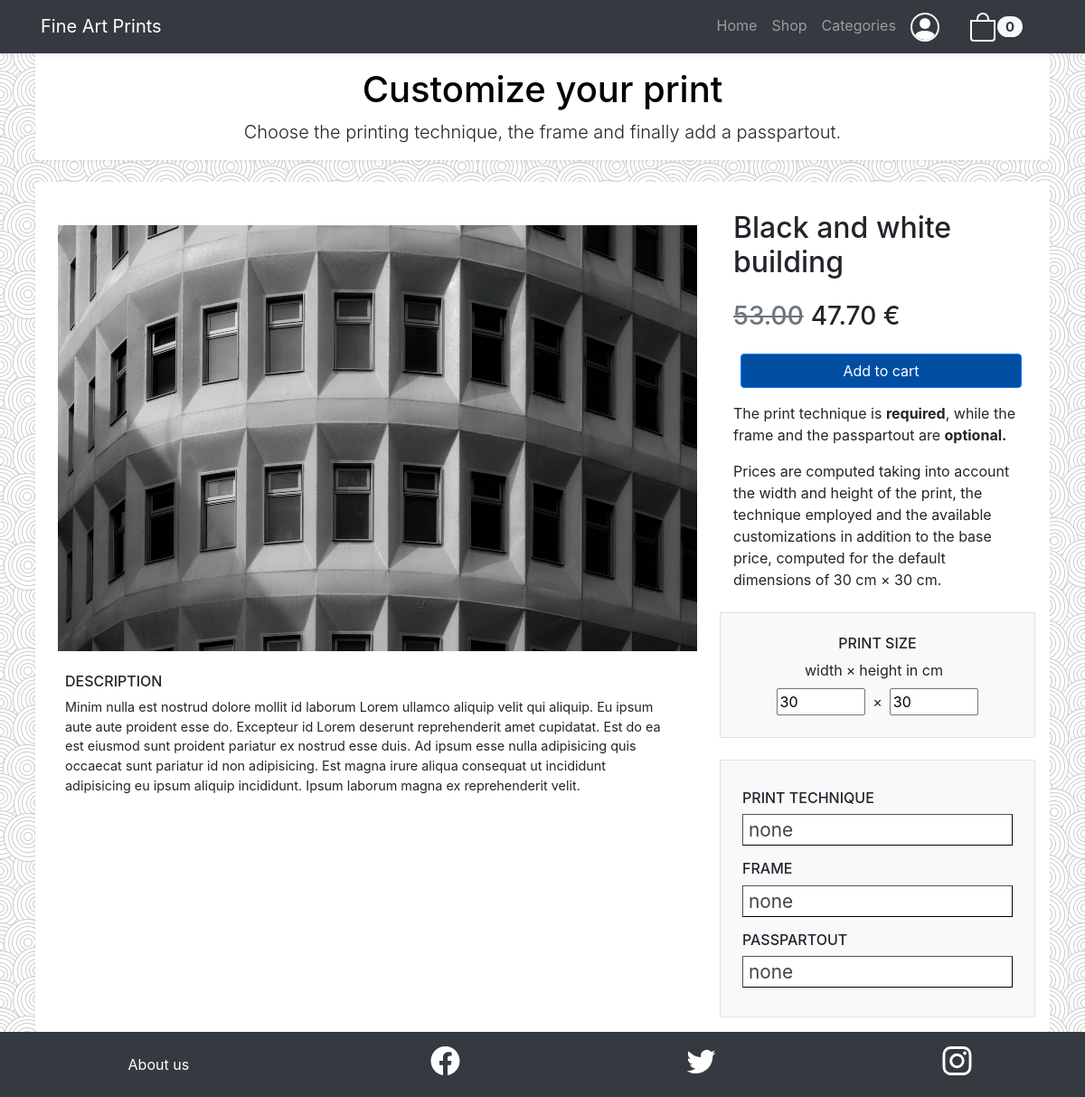
The app's page /product-page.php?title=Black and white building with its own data.
### tables this page shows
CREATE TABLE `picture` (
  `Title` char(140) NOT NULL,
  `Description` varchar(1000) NOT NULL,
  `Author` char(140) NOT NULL,
  `Image` char(50) NOT NULL,
  `Base_price` float NOT NULL,
  `Discount` float NOT NULL DEFAULT 0,
  `Publish_date` timestamp NOT NULL DEFAULT current_timestamp() ON UPDATE current_timestamp(),
  `Orientation` char(140) NOT NULL,
  `Category_name` char(140) NOT NULL,
  `Email` char(140) NOT NULL
);

### product-page.php (called while the page is built, shortened)
<?php
require_once 'bootstrap.php';
require_once 'utils/functions.php';
if (isset($_GET["title"])) {
    $title = str_replace("%20", " ", $_GET["title"]);
    $print = $dbh->getPictureFromTitle($title);
    if (!empty($print)) {
        $templateParams["title"] = $title;
        $templateParams["name"] = "product-page-template.php";
        $print = $print[0];
        $templateParams["height"] = $_GET["height"] ?? default_height;
        $templateParams["width"] = $_GET["width"] ?? default_width;
        $templateParams["height"] = validate_height($templateParams["height"]);
        $templateParams["width"] = validate_width($templateParams["width"]);
        $price_calculator->setBasePrice(floatval($print["Base_price"]));
        $price_calculator->setHeight(floatval($templateParams["height"]));
        $price_calculator->setWidth(floatval($templateParams["width"]));
        $price_calculator->setTechniquePrice(0.0);
        $price_calculator->setFramePrice(0.0);
        $price_calculator->setPasspartoutPrice(0.0);
        if ($print["Discount"] > 0) {
            $price_calculator->setDiscountedPrice(discounted_price($print["Base_price"], $print["Discount"]));
            $templateParams["price_discounted"] = $price_calculator->computeDiscountedPrice();
        }
        $templateParams["price"] = $price_calculator->computePrice();
    } else {
        $error = true;
    }
} else {
    $error = true;
}
require 'template/base.php';
?>

### db/database.php (called while the page is built, shortened)
<?php
class DatabaseHelper{
    private $db;
    public function __construct($servername, $username, $password, $dbname, $port){
        $this->db = new mysqli($servername, $username, $password, $dbname, $port);
    }
    public function getPictureFromTitle($title){
        $stmt = $this->db->prepare("SELECT * FROM picture WHERE Title=?");
        $stmt->bind_param("s", $title);
        $stmt->execute();
        $result = $stmt->get_result();
        return $result->fetch_all(MYSQLI_ASSOC);
    }
}
?>

### bootstrap.php (called while the page is built, shortened)
<?php
require_once("utils/functions.php");
require_once("db/database.php");
require_once("utils/price-calculator.php");
$dbh = new DatabaseHelper("localhost", "root", "", "fineartprints", 3306);
$price_calculator = new PriceCalculator(price_divider);
?>

### utils/functions.php (called while the page is built, shortened)
<?php
function validate_height($height) {
    if ($height > max_height) {
        return max_height;
    } else if($height < default_height) {
        return default_height;
    } else {
        return $height;
    }
}
function validate_width($width) {
    if ($width > max_width) {
        return max_width;
    } else if($width < default_width) {
        return default_width;
    } else {
        return $width;
    }
}
?>

### utils/price-calculator.php (called while the page is built)
<?php
class PriceCalculator {
    private $base_price = 0.0;
    private $discounted_price = 0.0;
    private $height = default_height;
    private $width = default_width;
    private $technique_price = 0.0;
    private $frame_price = 0.0;
    private $passpartout_price = 0.0;
    private $price_divider = 0.0;
    public function __construct($price_divider){
        $this->price_divider = $price_divider;
    }
    public function setBasePrice($base_price) {
        $this->base_price = $base_price;
    }
    public function setDiscountedPrice($discounted_price) {
        $this->discounted_price = $discounted_price;
    }
    public function setHeight($height) {
        $this->height = $height;
    }
    public function setWidth($width) {
        $this->width = $width;
    }
    public function setTechniquePrice($technique_price) {
        $this->technique_price = $technique_price;
    }
    public function setFramePrice($frame_price) {
        $this->frame_price = $frame_price;
    }
    public function setPasspartoutPrice($passpartout_price) {
        $this->passpartout_price = $passpartout_price;
    }
    public function computePrice() {
        $delta = ($this->base_price * $this->price_divider) + $this->technique_price + $this->passpartout_price;
        return number_format($this->base_price + $this->frame_price + $delta * ($this->height + $this->width), 2, '.', '');
    }
    public function computeDiscountedPrice() {
        $delta = ($this->discounted_price * $this->price_divider) + $this->technique_price + $this->passpartout_price;
        return number_format($this->discounted_price + $this->frame_price + $delta * ($this->height + $this->width), 2, '.', '');
    }
}
?>

### template/product-page-template.php (the view, shortened to what this page needs)
<link rel="stylesheet" href="css/product.css">
<link rel="stylesheet" href="css/theme.css">
<div class="flex-grow-1 subtle-pattern">
    <div class="container-fluid bg-white flex-flow-row-wrap subtle-pattern">
        <div class="container px-4">
            <div class="row">
                <div class="container bg-white rounded shadow-sm">
                    <h1 class="text-center text-info mt-3">Customize your print</h1>
                    <p class="text-center lead">Choose the printing technique, the frame
                        and finally add a passpartout.
                    </p>
                </div>
            </div>
            <div class="row">
                <div class="container bg-white rounded shadow-sm mt-4">
                    <div class="row">
                        <div class="col-md-8 pl-4 py-5">
                            <div class="row px-3">
                                <a href="<?php echo UPLOAD_DIR.$print["Image"]; ?>"><img alt="<?php echo $title; ?>" class="img-fluid d-block" src="<?php echo UPLOAD_DIR.$print["Image"]; ?>"></a>
                            </div>
                            <div class="row mt-4 pl-4 pr-5">
                                <p class="text-uppercase h6">Description</p>
                                <p class="summary">
                                    <?php echo $print["Description"]; ?>
                                </p>
                            </div>
                        </div>
                        <div class="col-md-4 pl-2 py-3 mx-0">
                            <div class="row mx-3 mt-3">
                                <h2>
                                    <?php echo $print["Title"]; ?>
                                </h2>
                            </div>
                            <div class="row mx-3 mt-3 mx-0">
                                <?php if($print["Discount"] <= 0): ?>
                                <p id="price" class=" h3 mb-4 mr-2">
                                    <?php echo $templateParams["price"]; ?> €</p>
                                <?php else: ?>
                                <p id="price" class="text-muted h3 mb-4 mr-2"><del>
                                        <?php echo $templateParams["price"]; ?></del></p>
                                <p id="price-discounted" class="h3 mb-4 mr-3">
                                    <?php echo $templateParams["price_discounted"]; ?> €</p>
                                <?php endif; ?>
                                <button class="btn btn-block btn-primary ml-2 mb-3" type="button">Add to cart</button>
                                <p>The print technique is <strong>required</strong>, while the frame and the passpartout are <strong>optional.</strong></p>
                                <p>Prices are computed taking into account the width and height of the print, the technique employed and the available customizations in addition to the base price, computed for the default dimensions of <?php echo default_width ?> cm &times; <?php echo default_height ?> cm.</p>
                            </div>
                            <div class="row">
                                <div class="container mt-2 p-4 border bg-light mx-3">
                                    <p class="h6 text-uppercase text-center">Print size</p>
                                    <div class="row d-flex justify-content-center">
                                        <label class="mr-1" for="inputWidth">width</label> &times; <label class="ml-1 mr-2" for="inputHeight">height in cm</label>
                                    </div>
                                    <div class="row d-flex justify-content-center align-items-center">
                                        <input type="number" step="0.01" min="<?php echo default_width ?>" max="<?php echo max_width?>" id="inputWidth" class="mr-2" value="<?php echo $templateParams["width"]; ?>" required>
                                        &times;
                                        <input type="number" step="0.01" min="<?php echo default_height ?>" max="<?php echo max_height?>" id="inputHeight" class="ml-2" value="<?php echo $templateParams["height"]; ?>" required>
                                    </div>
                                </div>
                            </div>
                            <div class="row">
                                <div class="container mt-4 py-4 pt-1 border bg-light mx-3">
                                    <div class="row">
                                        <div class="accordion d-flex flex-column flex-grow-1 py-2 px-4">
                                            <p class="h6 text-uppercase">Print Technique</p>
                                            <button id="technique-choice" class="text-left">
                                            <?php if(empty($templateParams["technique_id"])): ?>
                                                <span>none</span>
                                            <?php endif; ?>
                                            </button>
                                        </div>
                                    </div>
                                    <div class="row">
                                        <div class="accordion d-flex flex-column flex-grow-1 py-2 px-4">
                                            <p class="h6 text-uppercase">Frame</p>
                                            <button id="frame-choice" class="text-left">
                                            <?php if(empty($templateParams["frame_id"])): ?>
                                                <span>none</span>
                                            <?php endif; ?>
                                            </button>
                                        </div>
                                    </div>
                                    <div class="row">
                                        <div class="accordion d-flex flex-column flex-grow-1 py-2 px-4">
                                            <p class="h6 text-uppercase">Passpartout</p>
                                            <button id="passpartout-choice" class="text-left">
                                            <?php if(empty($templateParams["passpartout_id"])): ?>
                                                <span>none</span>
                                            <?php endif; ?>
                                            </button>
                                        </div>
                                    </div>
                                </div>
                            </div>
                        </div>
                    </div>
                </div>
            </div>
        </div>
    </div>
</div>

### css/theme.css (style rules this page uses)
html, body { height: 100vh; }
.subtle-pattern { background-color: #f1f2f3; background-image: url("../upload/swirl_pattern.jpeg"), url("../upload/swirl_pattern.jpeg"); background-position: -1px -1px, -1px -1px; }
.text-info { color: black !important; }
.btn-primary { background-color: #004FA3 !important; }
.flex-flow-row-wrap { display: flex; flex-flow: row wrap; }

### css/product.css (style rules this page uses)
input#inputWidth, input#inputHeight { width: 30%; }
p.summary { font-size: .9em }
div.accordion button { background-color: white; font-size: 1.3em; color: #444; cursor: pointer; border-width: 1px; }

### records on screen
picture: Image (picture), Description "Minim nulla est nostrud dolore mollit id laborum Lorem ullamco aliquip velit qui aliquip. Eu ipsum aute aute proident esse do. Excepteur id Lorem deserunt reprehenderit amet cupidatat. Est do ea est eiusmod sunt proident pariatur ex nostrud esse duis. Ad ipsum esse nulla adipisicing quis occaecat sunt pariatur id non adipisicing. Est magna irure aliqua consequat ut incididunt adipisicing eu ipsum aliquip incididunt. Ipsum laborum magna ex reprehenderit velit.", Title "Black and white building"

### other values on screen
$_SESSION["products_count"] "0"
$templateParams["price"] "53.00"
$templateParams["price_discounted"] "47.70"
default_width "30"
default_height "30"
